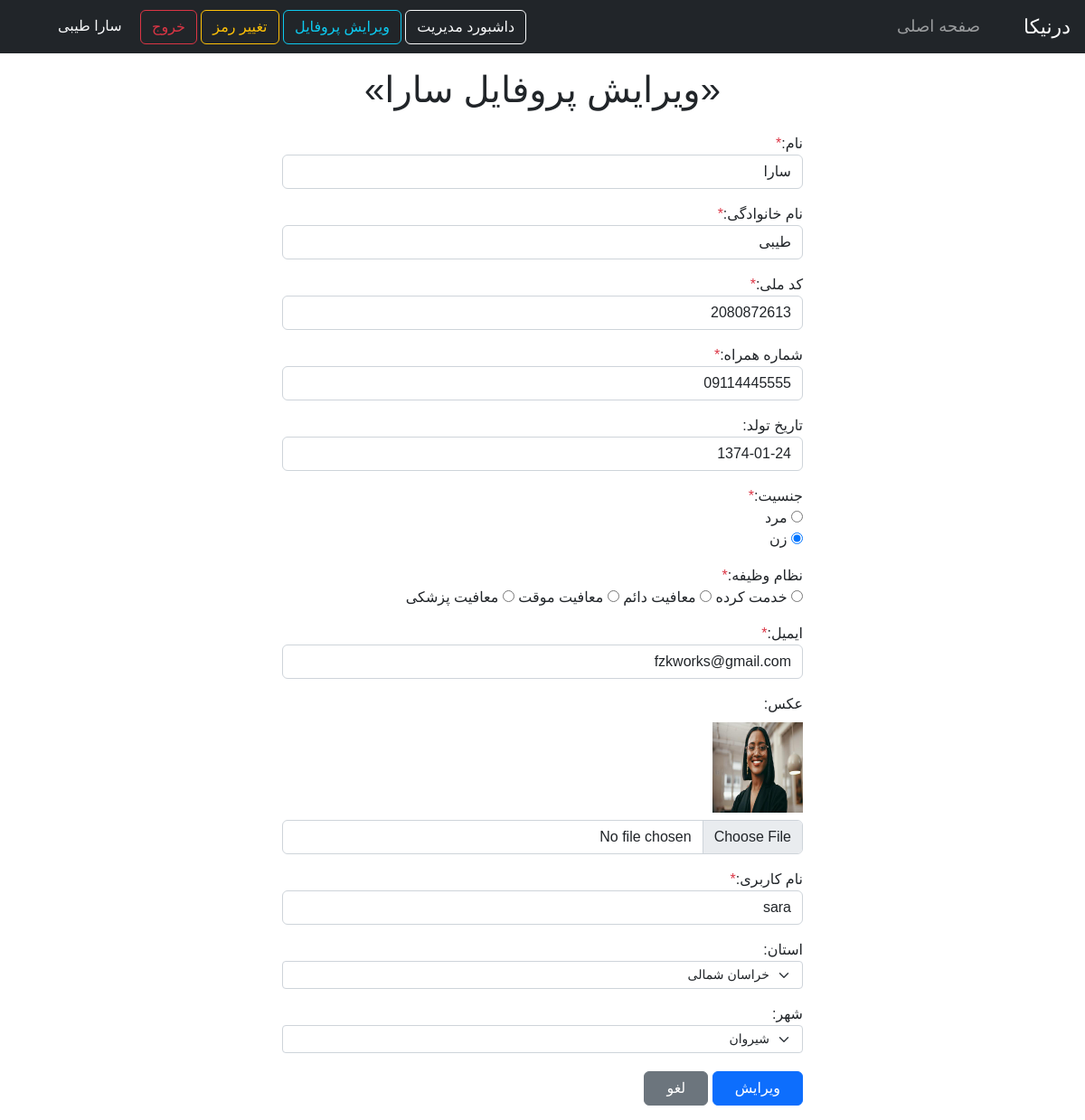
Page /edit-profile.php (signed in) on the committed database.
### tables this page shows
CREATE TABLE `members` (
  `id` int(11) NOT NULL,
  `first_name` varchar(255) NOT NULL,
  `last_name` varchar(255) NOT NULL,
  `nation_code` varchar(255) NOT NULL,
  `phone_number` varchar(255) NOT NULL,
  `birth_date` date DEFAULT NULL,
  `gender` varchar(255) NOT NULL,
  `military` varchar(255) DEFAULT NULL,
  `email` varchar(255) NOT NULL,
  `image` varchar(255) DEFAULT NULL,
  `username` varchar(255) NOT NULL,
  `password` varchar(255) NOT NULL,
  `province` varchar(255) DEFAULT NULL,
  `city` varchar(255) DEFAULT NULL,
  `membership_date` date NOT NULL,
  `vkey` varchar(255) NOT NULL,
  `verified` tinyint(255) NOT NULL DEFAULT 0,
  `member_type_id` tinyint(4) NOT NULL DEFAULT 3
);

### templates/_edit-profile.php (the view, shortened to what the rows shown need)
<?php
if (isset($_SESSION['user_id']) || isset($_GET['member_id'])) {
    if (isset($_GET['member_id'])) {
        $current_member_id = $_GET['member_id'];
    } else if (isset($_SESSION['user_id'])) {
        $current_member_id = $_SESSION['user_id'];
    }
    $current_member = $member->getMemberById($current_member_id);
    ?>
    <section class="w-50 mx-auto">
        <div class="container my-3 ">
            <h1 class="text-center mb-4">
                «ویرایش پروفایل
                <?php echo $current_member['first_name']; ?>»
            </h1>
            <form action="" method="post" enctype="multipart/form-data" name="edit-profile">
                <div class="form-group mb-3">
                    <label for="first-name">نام:<span class="text-danger">*</span></label>
                    <input
                            required
                            value="<?php echo $current_member['first_name']; ?>"
                            type="text"
                            name="first_name"
                            id="first-name"
                            class="form-control"
                    />
                </div>
                <div class="form-group mb-3">
                    <label for="last-name">نام خانوادگی:<span class="text-danger">*</span>
                    </label>
                    <input
                            required
                            value="<?php echo $current_member['last_name']; ?>"
                            type="text"
                            name="last_name"
                            id="last-name"
                            class="form-control"
                    />
                </div>
                <div class="form-group mb-3">
                    <label for="nation-code"
                    >کد ملی:<span class="text-danger">*</span>
                    </label>
                    <input
                            required
                            value="<?php echo $current_member['nation_code']; ?>"
                            type="text"
                            name="nation_code"
                            id="nation-code"
                            class="form-control"
                    />
                </div>
                <div class="form-group mb-3">
                    <label for="phone-number"
                    >شماره همراه:<span class="text-danger">*</span></label
                    >
                    <input
                            required
                            value="<?php echo $current_member['phone_number']; ?>"
                            type="text"
                            name="phone_number"
                            id="phone-number"
                            class="form-control"
                    />
                </div>
                <div class="form-group mb-3">
                    <label for="birth-date">تاریخ تولد:</label>
                    <input
                            value="<?php echo $current_member['birth_date']; ?>"
                            type="text"
                            name="birth_date"
                            id="birth-date"
                            class="form-control"
                    />
                </div>
                <div class="form-group my-3">
                    <label>جنسیت:<span class="text-danger">*</span></label>
                    <br/>
                    <div id="male-div">
                        <input
                            <?php if ($current_member['gender'] == 'male') echo 'checked'; ?>
                                type="radio"
                                id="male"
                                name="gender"
                                value="male"
                                required
                        />
                        <label for="male">مرد</label>
                    </div>
                    <div id="female-div" style="width: 37px;">
                        <input type="radio" id="female" name="gender" value="female"
                            <?php if ($current_member['gender'] == 'female') echo 'checked'; ?>/>
                        <label for="female">زن</label>
                    </div>
                </div>
                <div class="form-group my-3" id="military-section">
                    <label>نظام وظیفه:<span class="text-danger">*</span></label>
                    <br/>
                    <input
                        <?php if ($current_member['military'] == 'finished') echo 'checked'; ?>
                            type="radio"
                            id="finished"
                            name="military"
                            value="finished"
                    />
                    <label for="finished">خدمت کرده</label>
                    <input
                        <?php if ($current_member['military'] == 'permanent-exemption') echo 'checked'; ?>
                            type="radio"
                            id="permanent-exemption"
                            name="military"
                            value="permanent-exemption"
                    />
                    <label for="permanent-exemption">معافیت دائم</label>
                    <input
                        <?php if ($current_member['military'] == 'temporary-exemption') echo 'checked'; ?>
                            type="radio"
                            id="temporary-exemption"
                            name="military"
                            value="temporary-exemption"
                    />
                    <label for="temporary-exemption">معافیت موقت</label>
                    <input
                        <?php if ($current_member['military'] == 'medical-exemption') echo 'checked'; ?>
                            type="radio"
                            id="medical-exemption"
                            name="military"
                            value="medical-exemption"
                    />
                    <label for="medical-exemption">معافیت پزشکی</label>
                </div>
                <div class="form-group mb-3">
                    <label for="email">ایمیل:<span class="text-danger">*</span></label>
                    <input type="email" name="email" id="email" class="form-control"
                           value="<?php echo $current_member['email']; ?>"/>
                </div>
                <div class="form-group my-3">
                    <label for="image">عکس:</label><br>
                    <img src="<?php echo $current_member['image']; ?>" class="image-fluid card-img-top my-2"
                         style="width: 100px">
                    <input type="file" name="image" id="image" class="form-control"/>
                </div>
                <div class="form-group mb-3">
                    <label for="username">نام کاربری:<span class="text-danger">*</span></label>
                    <input
                            value="<?php echo $current_member['username']; ?>"
                            type="text"
                            name="username"
                            id="username"
                            class="form-control"
                    />
                </div>
                <div class="form-group mb-3">
                    <label for="province">استان:</label>
                    <?php
                    if ($current_member['province']) {
                        $province_code = $current_member['province'];
                    }
                    else {
                        $province_code = null;
                    } ?>
                    <select name="state"
                            onChange="loadCitiesByProvinceId(this.value);"
                            class="form-select form-select-sm"
                            aria-label=".form-select-sm example" id="province-select">
                        <?php
                        $all_provinces = $province->getAllProvinces();
                        foreach ($all_provinces as $province) {
                            $province_id = $province['id'];
                            $province_name = $province['name'];
                            if ($province_id == $province_code) { ?>
                                <option selected
                                        value="<?php echo $province_id; ?>">
                                    <?php echo $province_name; ?></option>
                            <?php } else { ?>
                                <option value="<?php echo $province_id; ?>">
                                    <?php echo $province_name; ?></option>
                            <?php }
                        } ?>
                    </select>
                </div>
                <div class="form-group mb-3">
                    <label for="city">شهر:</label>
                    <?php
                    if ($current_member['city']) {
                        $city_code = $current_member['city'];
                    }
                    else {
                        $city_code = null;
                    } ?>
                    <select name="city" id="city"
                            class="form-select form-select-sm"
                            aria-label=".form-select-sm example">
                        <?php
                        if ($province_code) {
                            $all_province_cities = $city->getAllCitiesByProvinceId($province_code);
                            foreach ($all_province_cities as $city) {
                                $city_id = $city['id'];
                                $city_name = $city['name'];
                                if ($city_id == $city_code) { ?>
                                    <option selected
                                            value="<?php echo $city_id; ?>">
                                        <?php echo $city_name; ?></option>
                                <?php } else { ?>
                                    <option value="<?php echo $city_id; ?>">
                                        <?php echo $city_name; ?></option>
                                <?php }
                            }
                        }
                        else { ?>
                            <option value="" disabled selected>استان را انتخاب کنید</option>
                        <?php } ?>
                    </select>
                </div>
                <button type="submit" name="update_submit" class="btn btn-primary px-4 mt-1">ویرایش</button>
                <button type="submit" name="cancel_submit" class="btn btn-secondary px-4 mt-1">لغو</button>
            </form>
        </div>
    </section>
    <?php
} else {
    showInaccessibleWarning();
}
?>

### templates/_navbar.php (shortened to what the rows shown need)
<section class="w-100" xmlns="http://www.w3.org/1999/html">
    <nav class="navbar navbar-expand-lg navbar-dark bg-dark text-light">
        <?php if (isset($_SESSION['is_login']) && isset($_SESSION['user_id'])) {
            $current_member = $member->getMemberById($_SESSION['user_id']); ?>
            <form action="" method="POST">
                <div class="my-2 mx-5 my-lg-0">
                    <?php
                    $member_type = $permission->getPermissionTypeById($current_member['member_type_id']);
                    if ($member_type == 'manager') { ?>
                        <a href="admin-welcome.php" class="btn btn-outline-light my-2 my-sm-0">
                            <?php echo 'داشبورد مدیریت'; ?>
                        </a>
                    <?php }
                    else if ($member_type == 'author') { ?>
                        <a href="admin-welcome.php" class="btn btn-outline-light my-2 my-sm-0">
                            <?php echo 'داشبورد نویسنده'; ?>
                        </a>
                    <?php } ?>
                    <a href="edit-profile.php"
                       class="btn btn-outline-info my-2 my-sm-0">ویرایش پروفایل
                    </a>
                    <a href="change-password.php"
                       class="btn btn-outline-warning my-2 my-sm-0">تغییر رمز</a>
                    <button type="submit" name="logout_submit"
                            class="btn btn-outline-danger my-2 my-sm-0">
                        خروج
                    </button>
                    <span class="btn-outline-warning my-2 my-sm-0 mx-3">
                        <?php echo $current_member['first_name'] . " " . $current_member['last_name']; ?>
                    </span>
                </div>
            </form>
        <?php } ?>
    </nav>
</section>

### rows in the picture
members: first_name "سارا", last_name "طیبی", nation_code "2080872613", phone_number "09114445555", birth_date "1374-01-24", gender "☐ مرد", gender "☑ زن", military "☐ خدمت کرده", military "☐ معافیت دائم", military "☐ معافیت موقت", military "☐ معافیت پزشکی", email "fzkworks@gmail.com", image (picture), username "sara"

### other values in the picture
form field state "خراسان شمالی"
form field city "شيروان"
